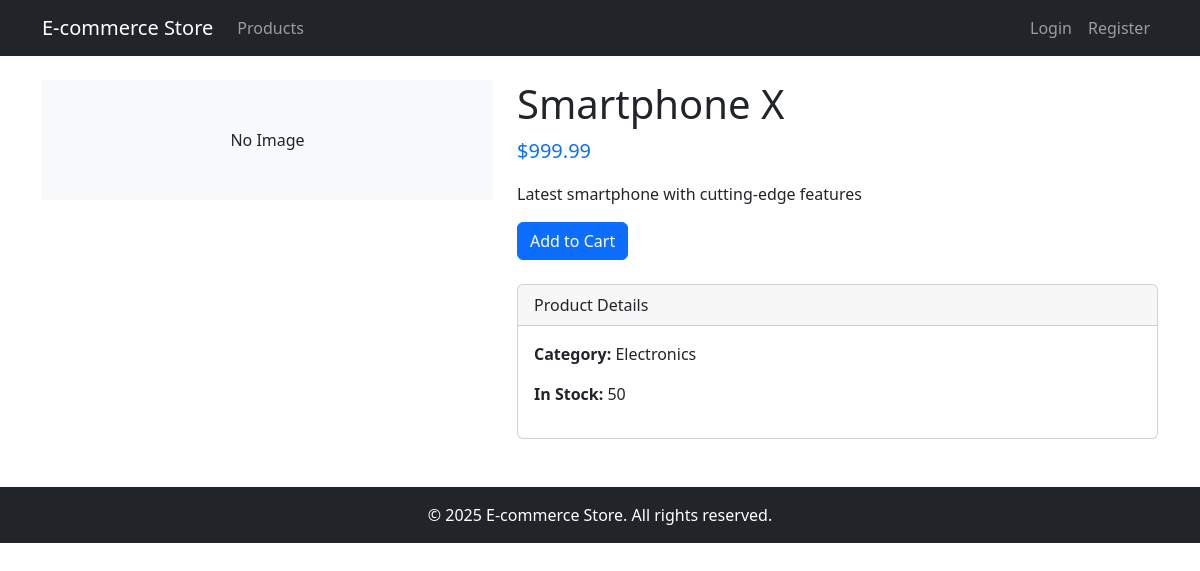
/product/1/, run on the app's committed database.
### products/models.py (models this page shows, shortened)
class Product(models.Model):
    name = models.CharField(max_length=200)
    description = models.TextField()
    price = models.DecimalField(max_digits=10, decimal_places=2)
    category = models.ForeignKey(Category, related_name='products', on_delete=models.CASCADE)
    stock = models.PositiveIntegerField(default=0)
    image = models.ImageField(upload_to='products/', null=True, blank=True)
    created_at = models.DateTimeField(auto_now_add=True)

class Category(models.Model):
    name = models.CharField(max_length=100)
    description = models.TextField(blank=True)

### products/views.py (the view, shortened to what this page needs)
# urls.py: path('product/<int:product_id>/', views.product_detail, name='product_detail'),
def product_detail(request, product_id):
    product = get_object_or_404(Product, id=product_id)
    similar_products = []
    if request.user.is_authenticated:
        model = RecommendationModel()
        model.train()
        similar_products = model.get_recommendations(request.user.id, top_n=4)
    context = {
        'product': product,
        'similar_products': similar_products
    }
    return render(request, 'products/product_detail.html', context)

### templates/products/product_detail.html (shortened to what this page needs)
{% extends 'base.html' %}
{% block content %}
    <div class="row">
        <div class="col-md-5">
            {% if product.image %}
                <img src="{{ product.image.url }}" class="img-fluid rounded" alt="{{ product.name }}">
            {% else %}
                <div class="bg-light text-center p-5">No Image</div>
            {% endif %}
        </div>
        <div class="col-md-7">
            <h1>{{ product.name }}</h1>
            <p class="lead text-primary">${{ product.price }}</p>
            <p>{{ product.description }}</p>
            <div class="d-flex mb-3">
                <form method="post" action="{% url 'cart:add_to_cart' product.id %}" class="me-2">
                    <button type="submit" class="btn btn-primary">Add to Cart</button>
                </form>
            </div>
            <div class="card mt-4">
                <div class="card-header">Product Details</div>
                <div class="card-body">
                    <p><strong>Category:</strong> {{ product.category.name }}</p>
                    <p><strong>In Stock:</strong> {{ product.stock }}</p>
                </div>
            </div>
        </div>
    </div>
{% endblock %}

### data on the page
Product: name "Smartphone X", price "999.99", description "Latest smartphone with cutting-edge features", category.name "Electronics", stock "50"
